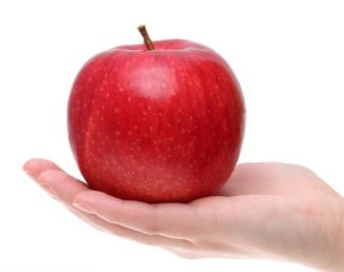
#> input picture data/apple.png, 344 x 272 px
$ python addWeighted.py   (Python 2 division)
#> lines starting #> are read from the running program, lines starting #| are printed output that depends on the picture
import numpy as np
import cv2


img1 = cv2.imread("../data/apple.png")
#> img1 is the input picture: shape (272, 344, 3); mean B, G, R 182.8, 182.5, 229.6
img2 = cv2.imread("../data/robo.png")
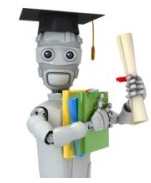
#> input picture data/robo.png, 151 x 183 px
#> img2 is the input picture: shape (183, 151, 3); mean B, G, R 207, 213, 210.6

img1 = img1[20:200]
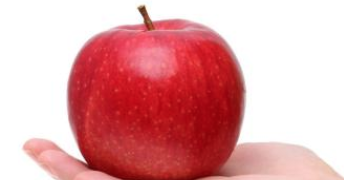
#> img1: shape (180, 344, 3); mean B, G, R 167.6, 165, 225.9
print img1
#> (printed output is left out)

img2 = img2[20:200]
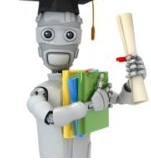
#> img2: shape (163, 151, 3); mean B, G, R 207.5, 214.2, 211.6

#> (the run stopped early here; a loop or call above may not have finished)
